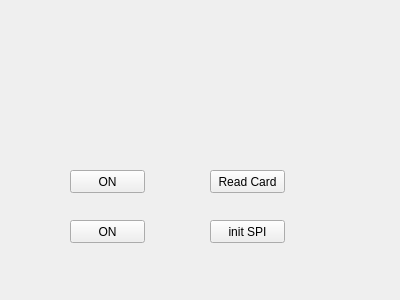
<?xml version="1.0" encoding="UTF-8"?>
<ui version="4.0">
 <class>Widget</class>
 <widget class="QWidget" name="Widget">
  <property name="geometry">
   <rect>
    <x>0</x>
    <y>0</y>
    <width>400</width>
    <height>300</height>
   </rect>
  </property>
  <property name="windowTitle">
   <string>Widget</string>
  </property>
  <widget class="QPushButton" name="pushButton">
   <property name="geometry">
    <rect>
     <x>70</x>
     <y>220</y>
     <width>75</width>
     <height>23</height>
    </rect>
   </property>
   <property name="text">
    <string>ON</string>
   </property>
  </widget>
  <widget class="QPushButton" name="pushButton_2">
   <property name="geometry">
    <rect>
     <x>210</x>
     <y>220</y>
     <width>75</width>
     <height>23</height>
    </rect>
   </property>
   <property name="text">
    <string>init SPI</string>
   </property>
  </widget>
  <widget class="QPushButton" name="pushButton_3">
   <property name="geometry">
    <rect>
     <x>70</x>
     <y>170</y>
     <width>75</width>
     <height>23</height>
    </rect>
   </property>
   <property name="text">
    <string>ON</string>
   </property>
  </widget>
  <widget class="QPushButton" name="pushButton_4">
   <property name="geometry">
    <rect>
     <x>210</x>
     <y>170</y>
     <width>75</width>
     <height>23</height>
    </rect>
   </property>
   <property name="text">
    <string>Read Card</string>
   </property>
  </widget>
 </widget>
 <layoutdefault spacing="6" margin="11"/>
 <resources/>
 <connections/>
</ui>
